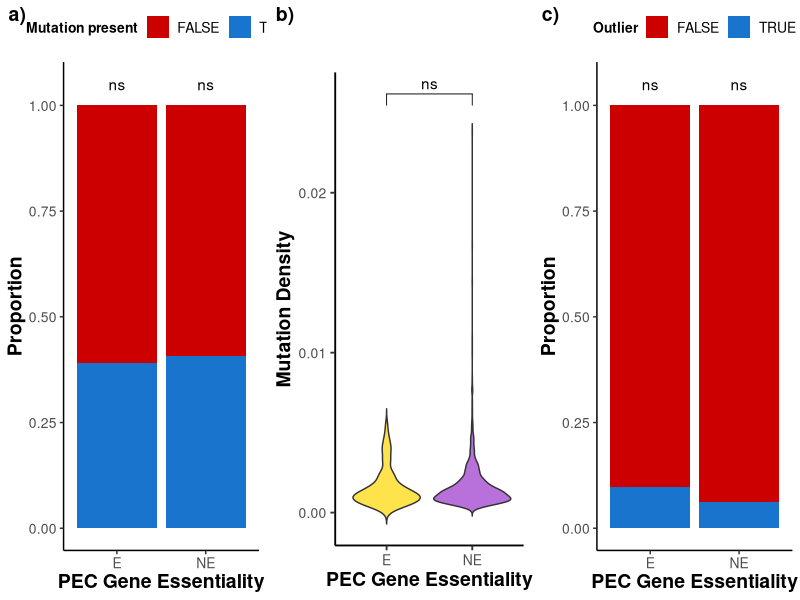

Write the R code that produced this figure.
library(ggplot2)
library(dplyr)
library(ggpubr)

df <- read.csv("all_properties.csv", stringsAsFactors = FALSE)
#imports in the data, maintains text as strings and not as factors

df_mut <- df %>%
  mutate(has_mutation = mutation_density > 0)
#creates a dataframe for just those genes that have had any mutatuion

tab <- table(df_mut$essentiality_pec, df_mut$has_mutation)
#makes them into a table

chisq_res <- chisq.test(tab, correct = FALSE)
chisq_res$p.value
chisq_res
#does a chisqr test on between the E and NE conditions 
#prints the result

pval_df <- data.frame(
  essentiality_pec = c("E", "NE"),         
  y.position = 1.05,                        
  label = ifelse(chisq_res$p.value < 0.001, "***",
                 ifelse(chisq_res$p.value < 0.01, "**",
                        ifelse(chisq_res$p.value < 0.05, "*", "ns")))
)
#creates the tags for significance

plot_a <- ggplot(df_mut, aes(x = essentiality_pec, fill = has_mutation)) +
  geom_bar(position = "fill") +
  scale_fill_manual(values = c("TRUE" = "dodgerblue3", "FALSE" = "red3")) +
  labs(
    x = "PEC Gene Essentiality",
    y = "Proportion",
    fill = "Mutation present"
  ) +
  theme_classic() +
  theme(
    axis.title = element_text(face = "bold", size = 14, family = "sans"),
    axis.text = element_text(size = 10, family = "sans"),
    legend.title = element_text(face = "bold", size = 10, family = "sans"),
    legend.text = element_text(size = 10, family = "sans"),
    legend.position = "top"
  ) +
  geom_text(
    data = pval_df,
    aes(x = essentiality_pec, y = y.position, label = label),
    inherit.aes = FALSE
  )
#plots out in a stacked bar based on presence or absence of any mutations 
#basically shows the propertion of data which is 0
#adds the significance tag from the chisqr test

  
df_nonzero <- df %>%
  filter(mutation_density > 0)
#creates a data frame for only those points with non-zero mutation density


plot_b <- ggplot(df_nonzero, aes(x = essentiality_pec, y = mutation_density, fill = essentiality_pec)) +
  geom_violin(trim = FALSE, alpha = 0.7) +
  scale_fill_manual(values = c("E" = "gold", "NE" = "darkorchid")) +
  stat_compare_means(
    method = "wilcox.test",
    label = "p.signif",
    comparisons = list(c("E", "NE")),
    label.y = max(df_nonzero$mutation_density) * 1.05
  ) +
  labs(
    x = "PEC Gene Essentiality",
    y = "Mutation Density"
  ) +
  theme_classic(base_size = 14) +
  theme(
    axis.title = element_text(face = "bold", size = 14, family = "sans"),
    axis.text = element_text(size = 10, family = "sans"),
    legend.position = "top",
    legend.text = element_text(color = "white"),
    legend.key = element_rect(fill = "white", color = "white")
  ) +
  guides(fill = guide_legend(title = "", override.aes = list(fill = "white", color = "white")))
#creates a violin plot based on the essentilaity data only non-zero values
#does a wilcoxon test and labels the graph with stars or ns depending on result


wilcox.test(mutation_density ~ essentiality_pec, data = df_nonzero)
#also runs a wilcoxon test seperatly so results can be reported

outlier_info <- df_nonzero %>%
  group_by(essentiality_pec) %>%
  summarise(
    Q1 = quantile(mutation_density, 0.25),
    Q3 = quantile(mutation_density, 0.75)
  ) %>%
  rowwise() %>%
  mutate(
    IQR = Q3 - Q1,
    lower = Q1 - 1.5*IQR,
    upper = Q3 + 1.5*IQR
  )
#defines the outliers and finds them

df_outliers <- df_nonzero %>%
  left_join(outlier_info, by = "essentiality_pec") %>%
  mutate(is_outlier = mutation_density < lower | mutation_density > upper)
#makes new data frame for outliers

tab_outliers <- table(df_outliers$essentiality_pec, df_outliers$is_outlier)
#makes into table for analysis

outlier_chi <- chisq.test(tab_outliers, correct = FALSE)
outlier_chi
#does chisqr test and prints the result

pval_df_out <- data.frame(
  essentiality_pec = c("E", "NE"),
  y.position = 1.05,
  label = ifelse(outlier_chi$p.value < 0.001, "***",
                 ifelse(outlier_chi$p.value < 0.01, "**",
                        ifelse(outlier_chi$p.value < 0.05, "*", "ns")))
)
#defines p-value ranges for labelling on graph

plot_c <- ggplot(df_outliers, aes(x = essentiality_pec, fill = is_outlier)) +
  geom_bar(position = "fill") +
  scale_fill_manual(values = c("TRUE" = "dodgerblue3", "FALSE" = "red3")) +
  labs(
    x = "PEC Gene Essentiality",
    y = "Proportion",
    fill = "Outlier"
  ) +
  theme_classic() +
  theme(
    axis.title = element_text(face = "bold", size = 14, family = "sans"),
    axis.text = element_text(size = 10, family = "sans"),
    legend.title = element_text(face = "bold", size = 10, family = "sans"),
    legend.text = element_text(size = 10, family = "sans"),
    legend.position = "top"
  ) +
  geom_text(
    data = pval_df_out,
    aes(x = essentiality_pec, y = y.position, label = label),
    inherit.aes = FALSE
  )
#plots proportion of outliers for each groups

composite <- ggarrange(
  plot_a, plot_b, plot_c,
  labels = c("a)", "b)", "c)"),
  #labels them within the figure
  ncol = 3,  
  #two columns
  nrow = 1,  
  #one row
  heights = c(1, 1, 1),
  widths = c(1, 1, 1)
  #makes heights and widths in the figure equal
)
#combines plots into one figure

output_dir <- "figure_outputs"
if (!dir.exists(output_dir)) dir.create(output_dir)

ggsave(
  filename = paste0(output_dir, "/essentiality_pec.png"),
  plot     = composite,
  width    = 10,
  height   = 5,
  dpi      = 300,
  bg       = "white"
)
